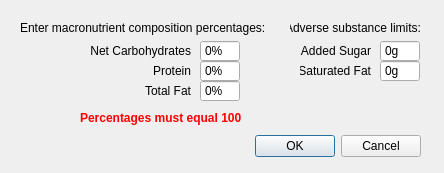
<?xml version="1.0" encoding="UTF-8"?>
<ui version="4.0">
 <class>macroTargets</class>
 <widget class="QDialog" name="macroTargets">
  <property name="geometry">
   <rect>
    <x>0</x>
    <y>0</y>
    <width>444</width>
    <height>173</height>
   </rect>
  </property>
  <property name="windowTitle">
   <string>Macronutrient Targets</string>
  </property>
  <widget class="QDialogButtonBox" name="buttonBox">
   <property name="geometry">
    <rect>
     <x>80</x>
     <y>130</y>
     <width>341</width>
     <height>32</height>
    </rect>
   </property>
   <property name="orientation">
    <enum>Qt::Horizontal</enum>
   </property>
   <property name="standardButtons">
    <set>QDialogButtonBox::Cancel|QDialogButtonBox::Ok</set>
   </property>
  </widget>
  <widget class="QLabel" name="label">
   <property name="geometry">
    <rect>
     <x>20</x>
     <y>20</y>
     <width>261</width>
     <height>16</height>
    </rect>
   </property>
   <property name="text">
    <string>Enter macronutrient composition percentages:</string>
   </property>
  </widget>
  <widget class="QLabel" name="lblCarbs">
   <property name="geometry">
    <rect>
     <x>50</x>
     <y>40</y>
     <width>141</width>
     <height>22</height>
    </rect>
   </property>
   <property name="text">
    <string>Net Carbohydrates</string>
   </property>
   <property name="alignment">
    <set>Qt::AlignRight|Qt::AlignTrailing|Qt::AlignVCenter</set>
   </property>
  </widget>
  <widget class="QLabel" name="lblProtein">
   <property name="geometry">
    <rect>
     <x>50</x>
     <y>60</y>
     <width>141</width>
     <height>22</height>
    </rect>
   </property>
   <property name="text">
    <string>Protein</string>
   </property>
   <property name="alignment">
    <set>Qt::AlignRight|Qt::AlignTrailing|Qt::AlignVCenter</set>
   </property>
  </widget>
  <widget class="QLabel" name="lblFat">
   <property name="geometry">
    <rect>
     <x>50</x>
     <y>80</y>
     <width>141</width>
     <height>22</height>
    </rect>
   </property>
   <property name="text">
    <string>Total Fat</string>
   </property>
   <property name="alignment">
    <set>Qt::AlignRight|Qt::AlignTrailing|Qt::AlignVCenter</set>
   </property>
  </widget>
  <widget class="QLabel" name="lblPrompt2">
   <property name="geometry">
    <rect>
     <x>290</x>
     <y>20</y>
     <width>131</width>
     <height>16</height>
    </rect>
   </property>
   <property name="text">
    <string>Adverse substance limits:</string>
   </property>
   <property name="alignment">
    <set>Qt::AlignRight|Qt::AlignTrailing|Qt::AlignVCenter</set>
   </property>
  </widget>
  <widget class="QDoubleSpinBox" name="dblCarbs">
   <property name="geometry">
    <rect>
     <x>200</x>
     <y>40</y>
     <width>40</width>
     <height>22</height>
    </rect>
   </property>
   <property name="buttonSymbols">
    <enum>QAbstractSpinBox::NoButtons</enum>
   </property>
   <property name="suffix">
    <string>%</string>
   </property>
   <property name="decimals">
    <number>0</number>
   </property>
   <property name="maximum">
    <double>100.000000000000000</double>
   </property>
  </widget>
  <widget class="QDoubleSpinBox" name="dblProtein">
   <property name="geometry">
    <rect>
     <x>200</x>
     <y>60</y>
     <width>40</width>
     <height>22</height>
    </rect>
   </property>
   <property name="buttonSymbols">
    <enum>QAbstractSpinBox::NoButtons</enum>
   </property>
   <property name="suffix">
    <string>%</string>
   </property>
   <property name="decimals">
    <number>0</number>
   </property>
   <property name="maximum">
    <double>100.000000000000000</double>
   </property>
  </widget>
  <widget class="QDoubleSpinBox" name="dblFat">
   <property name="geometry">
    <rect>
     <x>200</x>
     <y>80</y>
     <width>40</width>
     <height>22</height>
    </rect>
   </property>
   <property name="buttonSymbols">
    <enum>QAbstractSpinBox::NoButtons</enum>
   </property>
   <property name="suffix">
    <string>%</string>
   </property>
   <property name="decimals">
    <number>0</number>
   </property>
   <property name="maximum">
    <double>100.000000000000000</double>
   </property>
  </widget>
  <widget class="QDoubleSpinBox" name="dblSatFat">
   <property name="geometry">
    <rect>
     <x>380</x>
     <y>60</y>
     <width>40</width>
     <height>22</height>
    </rect>
   </property>
   <property name="buttonSymbols">
    <enum>QAbstractSpinBox::NoButtons</enum>
   </property>
   <property name="suffix">
    <string>g</string>
   </property>
   <property name="decimals">
    <number>0</number>
   </property>
   <property name="maximum">
    <double>100.000000000000000</double>
   </property>
   <property name="singleStep">
    <double>0.100000000000000</double>
   </property>
  </widget>
  <widget class="QDoubleSpinBox" name="dblSugar">
   <property name="geometry">
    <rect>
     <x>380</x>
     <y>40</y>
     <width>40</width>
     <height>22</height>
    </rect>
   </property>
   <property name="buttonSymbols">
    <enum>QAbstractSpinBox::NoButtons</enum>
   </property>
   <property name="suffix">
    <string>g</string>
   </property>
   <property name="decimals">
    <number>0</number>
   </property>
   <property name="maximum">
    <double>100.000000000000000</double>
   </property>
  </widget>
  <widget class="QLabel" name="lblSugar">
   <property name="geometry">
    <rect>
     <x>300</x>
     <y>40</y>
     <width>71</width>
     <height>22</height>
    </rect>
   </property>
   <property name="text">
    <string>Added Sugar</string>
   </property>
   <property name="alignment">
    <set>Qt::AlignRight|Qt::AlignTrailing|Qt::AlignVCenter</set>
   </property>
  </widget>
  <widget class="QLabel" name="lblSatFat">
   <property name="geometry">
    <rect>
     <x>300</x>
     <y>60</y>
     <width>71</width>
     <height>22</height>
    </rect>
   </property>
   <property name="text">
    <string>Saturated Fat</string>
   </property>
   <property name="alignment">
    <set>Qt::AlignRight|Qt::AlignTrailing|Qt::AlignVCenter</set>
   </property>
  </widget>
  <widget class="QLabel" name="lblWarning">
   <property name="geometry">
    <rect>
     <x>80</x>
     <y>110</y>
     <width>161</width>
     <height>16</height>
    </rect>
   </property>
   <property name="font">
    <font>
     <weight>75</weight>
     <bold>true</bold>
    </font>
   </property>
   <property name="styleSheet">
    <string notr="true">color: rgb(255, 0, 0);</string>
   </property>
   <property name="text">
    <string>Percentages must equal 100%</string>
   </property>
  </widget>
 </widget>
 <resources/>
 <connections>
  <connection>
   <sender>buttonBox</sender>
   <signal>accepted()</signal>
   <receiver>macroTargets</receiver>
   <slot>accept()</slot>
   <hints>
    <hint type="sourcelabel">
     <x>248</x>
     <y>254</y>
    </hint>
    <hint type="destinationlabel">
     <x>157</x>
     <y>274</y>
    </hint>
   </hints>
  </connection>
  <connection>
   <sender>buttonBox</sender>
   <signal>rejected()</signal>
   <receiver>macroTargets</receiver>
   <slot>reject()</slot>
   <hints>
    <hint type="sourcelabel">
     <x>316</x>
     <y>260</y>
    </hint>
    <hint type="destinationlabel">
     <x>286</x>
     <y>274</y>
    </hint>
   </hints>
  </connection>
 </connections>
</ui>
